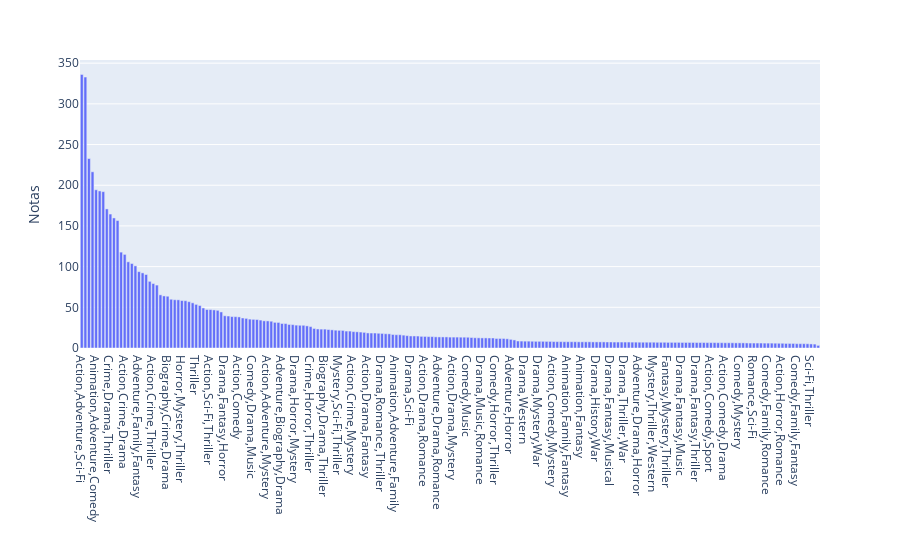

Here is the notebook cell this chart was saved with:
### Code cell
x = genres.index
y = genres['Rating']

fig = px.bar(x=x, y=y)
fig.update_yaxes(title="Notas")
fig.update_xaxes(title="")
fig.show()

### Figure 1 — Plotly figure (JSON) as saved in the notebook; plotly's stock layout.template omitted (floating-point values rounded to 4 significant figures; data arrays with more than 128 entries replaced by an {"elided": "..."} marker saying what was removed)
{"data": [{"alignmentgroup": "True", "hovertemplate": "x=%{x}<br>y=%{y}<extra></extra>", "legendgroup": "", "marker": {"color": "#636efa", "pattern": {"shape": ""}}, "name": "", "offsetgroup": "", "orientation": "v", "showlegend": false, "textposition": "auto", "type": "bar", "x": {"elided": "207 str values"}, "xaxis": "x", "y": {"elided": "207 float values"}, "yaxis": "y"}], "layout": {"barmode": "relative", "legend": {"tracegroupgap": 0}, "margin": {"t": 60}, "xaxis": {"anchor": "y", "domain": [0, 1], "title": {"text": ""}}, "yaxis": {"anchor": "x", "domain": [0, 1], "title": {"text": "Notas"}}}}
